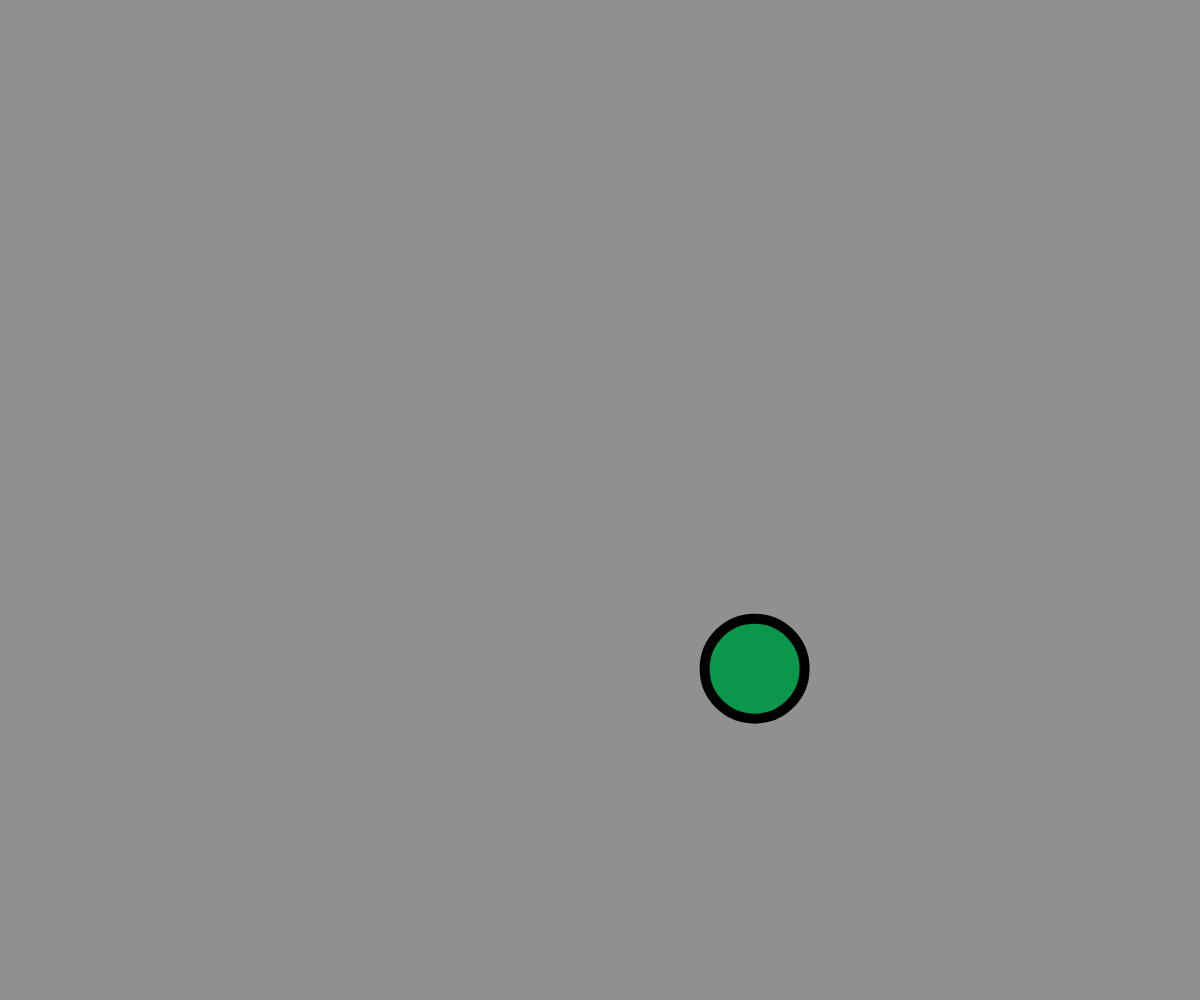
Frame 1 (no input)
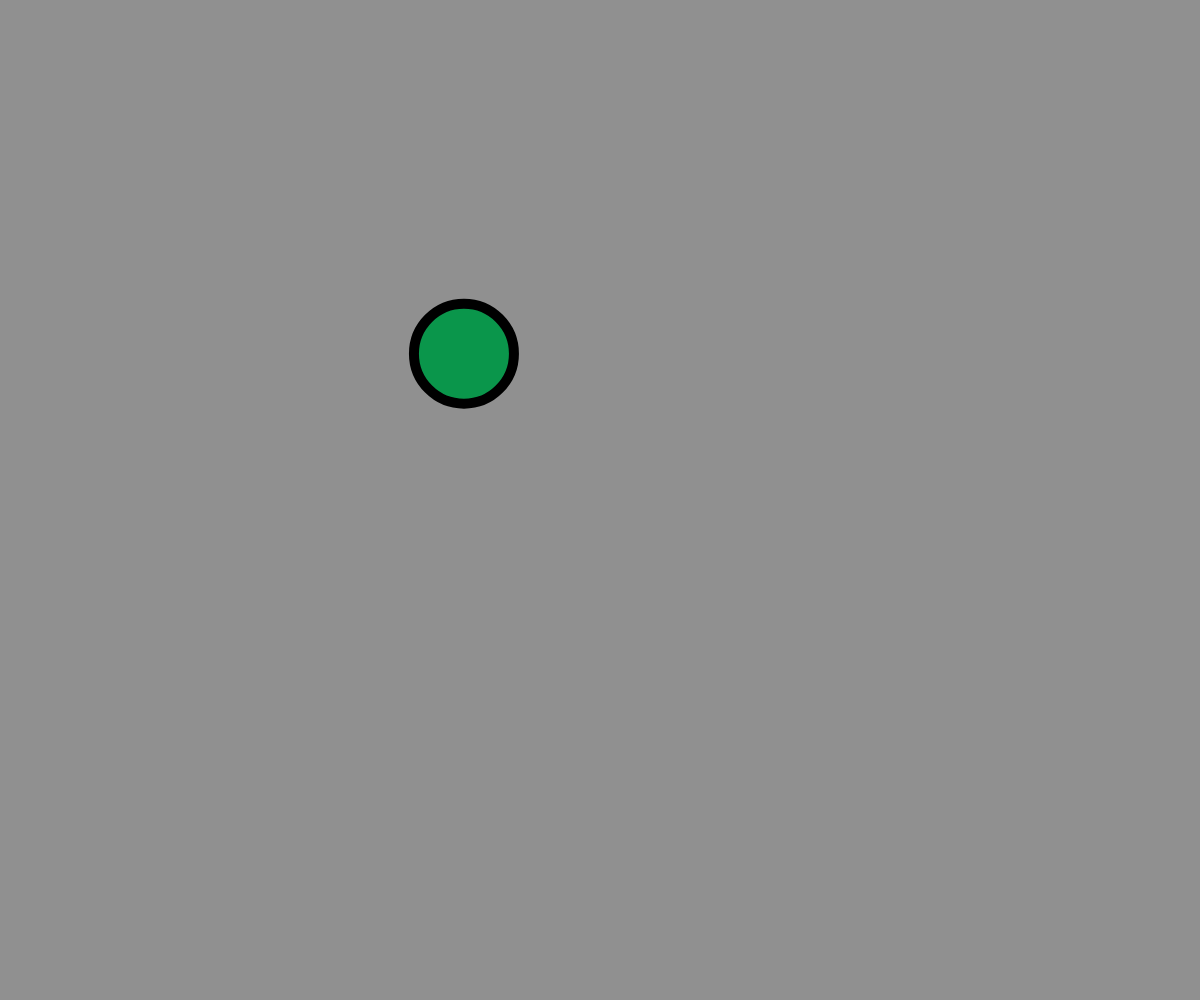
Frame 60 (no input)
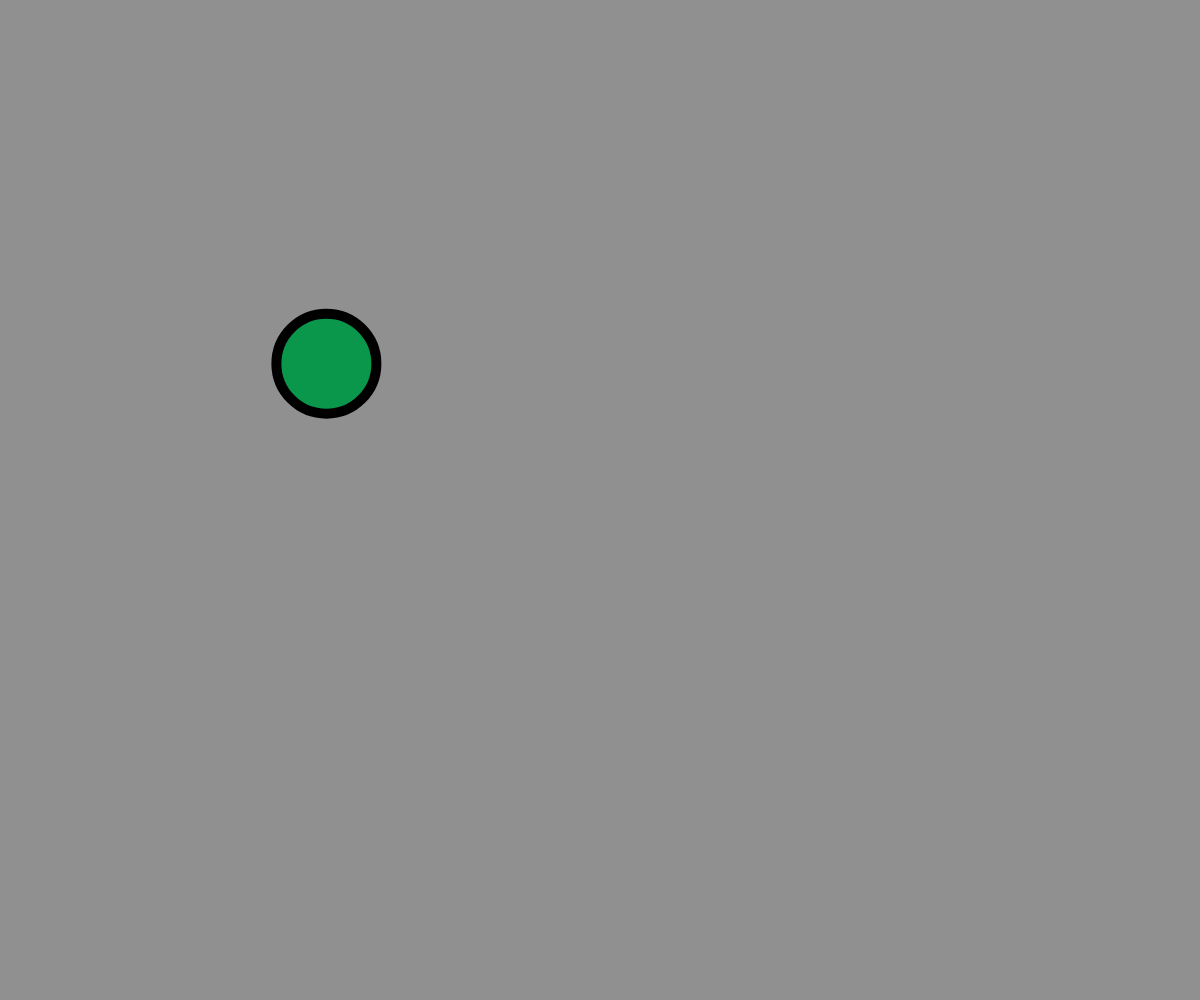
Frame 120 (the mouse pressed at the canvas centre since frame 60)

The p5.js sketch that drew these frames (run headless with seeded random() and noise() and a simulated clock; from frame 60 on, the mouse is pressed at the canvas centre):

// p5.js sketch
// ── sketch.js
let x
let y



function setup() {
    createCanvas(windowWidth, windowHeight);
    }

function draw() {
    background(144);
    // noStroke()
    x = noise(frameCount * 0.01, 100) * width
    y = noise(frameCount * 0.01) * height

    strokeWeight(10)
    fill(10,150,75)
    ellipse(x, y, 100)
    // line()
    // x += dx
    // y += dy
}
